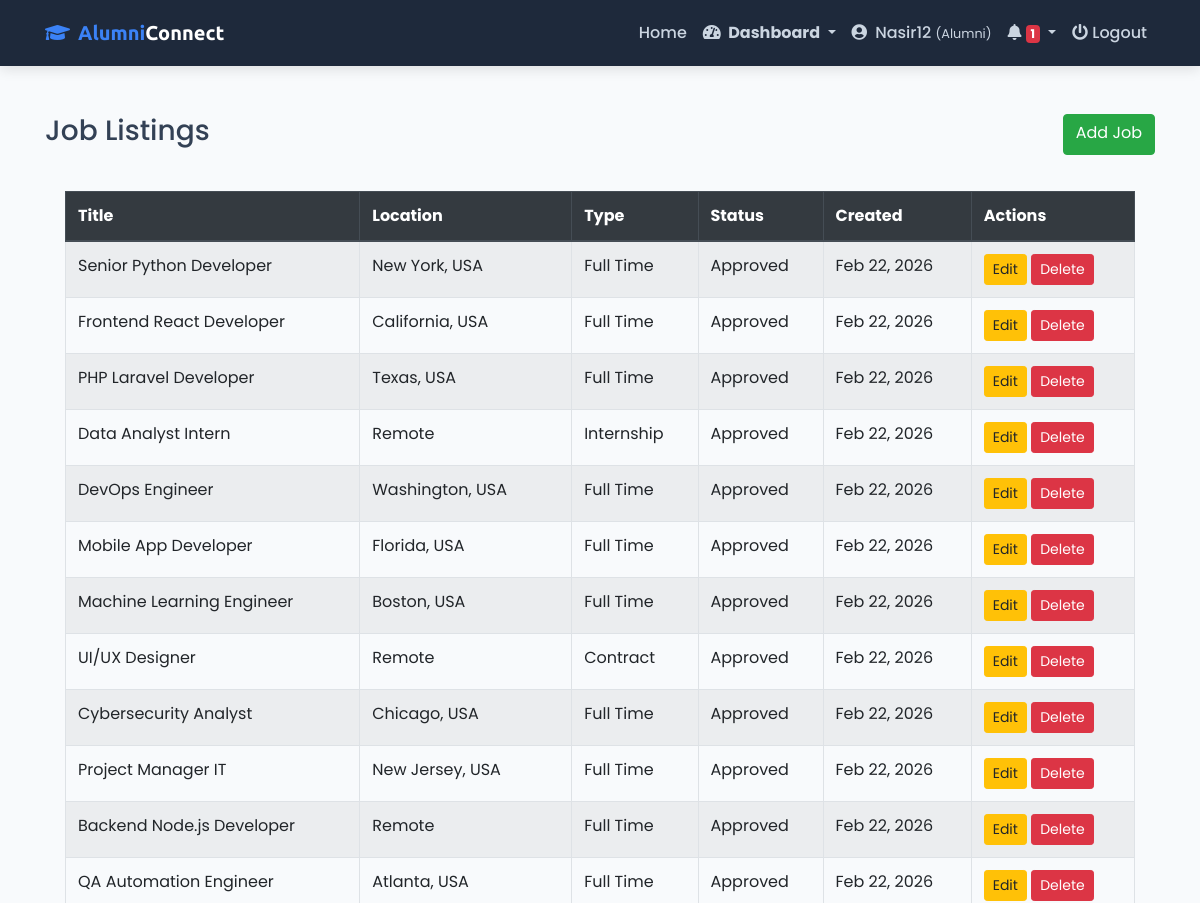
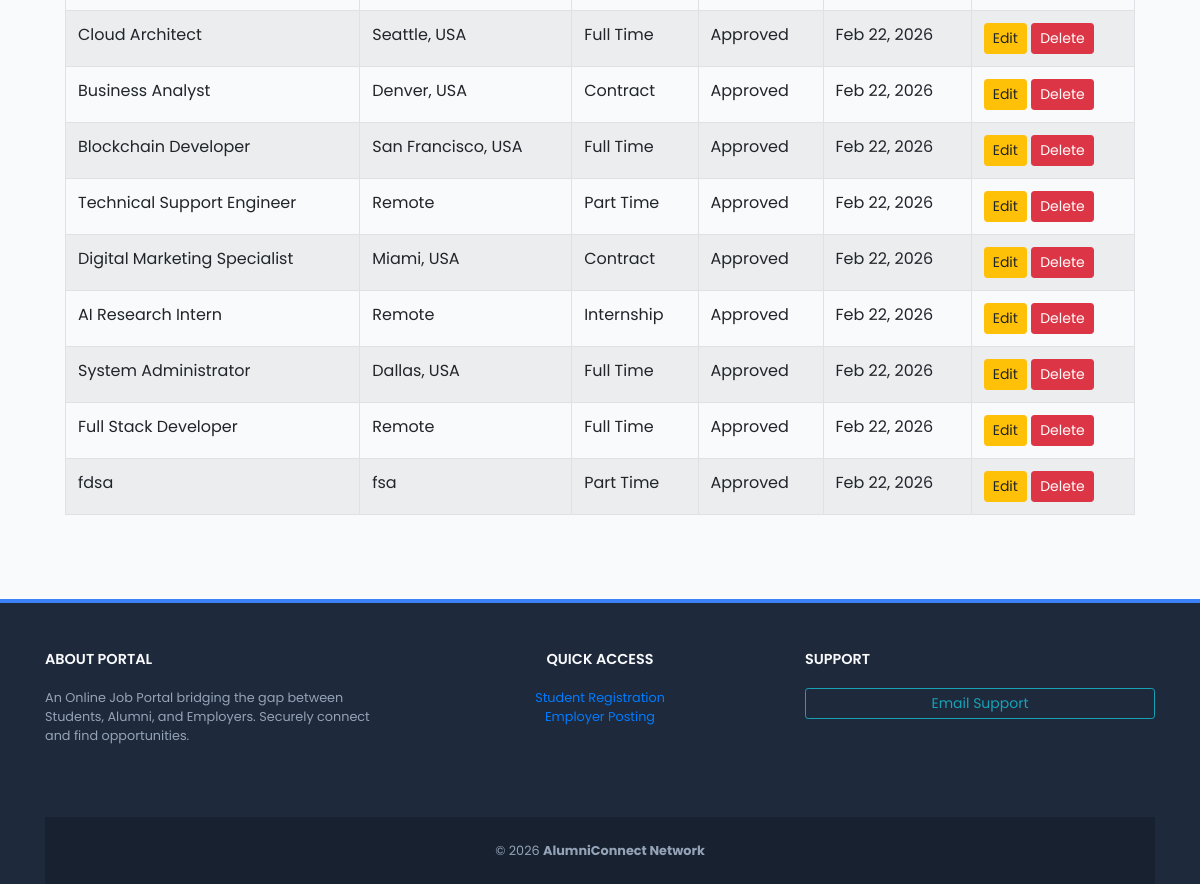
Screenshot of /jobs/view/ (signed in) with the database file from the repository (2 pictures, top to bottom).
### myapp/models.py (models this page shows, shortened)
class RegisteredUsers(models.Model):
    STATUS_CHOICES = (
        ('active', 'Active'),
        ('inactive', 'Inactive'),
    )
    ROLE_CHOICES = (
        ('alumni', 'Alumni'),
        ('student', 'Student'),
        ('employer', 'Employer'),
    )
    user_id = models.AutoField(primary_key=True)
    username = models.CharField(max_length=150, unique=True)
    email = models.EmailField(unique=True)
    password = models.CharField(max_length=255)
    full_name = models.CharField(max_length=150, blank=True, null=True)
    role = models.CharField(
        max_length=10,
        choices=ROLE_CHOICES,
        default='student'
    )
    gender = models.CharField(
        max_length=10,
        choices=[('Male', 'Male'), ('Female', 'Female'), ('Other', 'Other')],
        blank=True,
        null=True
    )
    status = models.CharField(max_length=10, choices=STATUS_CHOICES, default='inactive')
    created_at = models.DateTimeField(auto_now_add=True)
    updated_at = models.DateTimeField(auto_now=True)

class Job(models.Model):
    JOB_TYPE_CHOICES = (
        ('full_time', 'Full Time'),
        ('part_time', 'Part Time'),
        ('internship', 'Internship'),
        ('contract', 'Contract'),
    )
    STATUS_CHOICES = (
        ('pending', 'Pending'),
        ('approved', 'Approved'),
        ('rejected', 'Rejected'),
    )
    employer = models.ForeignKey(
        RegisteredUsers,
        on_delete=models.CASCADE,
        limit_choices_to={'role__in': ['employer', 'alumni']},
        related_name='jobs'
    )
    title = models.CharField(max_length=255)
    description = models.TextField()
    location = models.CharField(max_length=255)
    salary_min = models.DecimalField(max_digits=10, decimal_places=2, blank=True, null=True)
    salary_max = models.DecimalField(max_digits=10, decimal_places=2, blank=True, null=True)
    job_type = models.CharField(max_length=20, choices=JOB_TYPE_CHOICES)
    category = models.CharField(max_length=255)
    skills_required = models.TextField(help_text="Comma separated skills")
    status = models.CharField(max_length=20, choices=STATUS_CHOICES, default='pending')
    created_at = models.DateTimeField(auto_now_add=True)

### myapp/views.py (the view)
# urls.py: path('jobs/view/', views.job_list, name='job_list'),
def job_list(request):
    user = get_logged_in_user(request)
    if not user:
        return redirect('login')
    if user.role in ['employer', 'alumni']:
        jobs = Job.objects.filter(employer=user)
    else:
        jobs = Job.objects.filter(status='approved')
    return render(request, 'job_list.html', {'jobs': jobs})

### myapp/views.py (called while the page is built)
def get_logged_in_user(request):
    user_id = request.session.get('user_id')
    if not user_id:
        return None
    return RegisteredUsers.objects.filter(user_id=user_id).first()

### templates/job_list.html (shortened to what this page needs)
{% extends "base.html" %}
{% block content %}
<div class="container my-5">
    <div class="d-flex justify-content-between mb-3">
        <h3>Job Listings</h3>
        {% if request.session.role == 'employer' or request.session.role == 'alumni' %}
            <a href="{% url 'job_create' %}" class="btn btn-success">Add Job</a>
        {% endif %}
    </div>
        <div class="card-body table-responsive">
            <table class="table table-bordered table-striped">
                <thead class="thead-dark">
                    <tr>
                        <th>Title</th>
                        <th>Location</th>
                        <th>Type</th>
                        <th>Status</th>
                        <th>Created</th>
                        {% if request.session.role == 'employer' or request.session.role == 'alumni' %}
                            <th>Actions</th>
                        {% endif %}
                    </tr>
                </thead>
                <tbody>
                    {% for job in jobs %}
                    <tr>
                        <td>{{ job.title }}</td>
                        <td>{{ job.location }}</td>
                        <td>{{ job.get_job_type_display }}</td>
                        <td>{{ job.get_status_display }}</td>
                        <td>{{ job.created_at|date:"M d, Y" }}</td>
                        {% if request.session.role == 'employer' or request.session.role == 'alumni' %}
                        <td>
                            <a href="{% url 'job_update' job.id %}" class="btn btn-sm btn-warning">Edit</a>
                            <a href="{% url 'job_delete' job.id %}" class="btn btn-sm btn-danger">Delete</a>
                        </td>
                        {% endif %}
                    </tr>
                    {% empty %}
                    <tr>
                        <td colspan="6" class="text-center">No Jobs Found</td>
                    </tr>
                    {% endfor %}
                </tbody>
            </table>
        </div>
    </div>
{% endblock %}

### templates/base.html (shortened to what this page needs)
<!DOCTYPE html>
<html lang="en">
<head>
    <link rel="stylesheet" href="https://stackpath.bootstrapcdn.com/bootstrap/4.5.2/css/bootstrap.min.css">
    <link rel="stylesheet" href="https://cdnjs.cloudflare.com/ajax/libs/font-awesome/5.15.4/css/all.min.css">
</head>
<body>
<nav class="navbar navbar-expand-lg navbar-dark sticky-top">
    <div class="container">
        <a class="navbar-brand" href="{% url 'index' %}">
            <i class="fas fa-graduation-cap mr-2"></i>Alumni<span class="text-white">Connect</span>
        </a>
        <div class="collapse navbar-collapse" id="mainNav">
            <ul class="navbar-nav ml-auto">
                <li class="nav-item"><a class="nav-link" href="{% url 'index' %}">Home</a></li>
                {% if request.session.user_id %}
                <li class="nav-item dropdown">
                    <a class="nav-link dropdown-toggle font-weight-bold text-white" href="#" id="roleDropdown" role="button" data-toggle="dropdown" aria-haspopup="true" aria-expanded="false">
                        <i class="fas fa-tachometer-alt mr-1"></i> Dashboard
                    </a>
                </li>
                <li class="nav-item">
                    <a class="nav-link text-info" href="{% url 'update_profile' %}">
                        <i class="fas fa-user-circle mr-1"></i> {{ request.session.username }}
                        <span class="small">({{ request.session.role|capfirst }})</span>
                    </a>
                </li>
                <li class="nav-item dropdown">
    <a class="nav-link dropdown-toggle text-warning" href="#" id="notificationDropdown" role="button" data-toggle="dropdown" aria-haspopup="true" aria-expanded="false">
        <i class="fas fa-bell"></i>
        <span class="badge badge-danger" id="notification-count">0</span>
    </a>
</li>
                <li class="nav-item">
                    <a class="nav-link text-danger" href="{% url 'logout' %}">
                        <i class="fas fa-power-off"></i> Logout
                    </a>
                </li>
                {% else %}
                <li class="nav-item"><a class="nav-link" href="{% url 'login' %}">Login</a></li>
                <li class="nav-item"><a class="nav-link" href="{% url 'register' %}">Register</a></li>
                {% endif %}
            </ul>
        </div>
    </div>
</nav>
    {% block content %}{% endblock %}
    <footer>
        <div class="container">
            <div class="row">
                <div class="col-lg-4 mb-4">
                    <h5 class="footer-heading">About Portal</h5>
                    <p class="small">An Online Job Portal bridging the gap between Students, Alumni, and Employers.
                        Securely connect and find opportunities.</p>
                </div>
                <div class="col-lg-4 mb-4 text-center">
                    <h5 class="footer-heading">Quick Access</h5>
                    <ul class="list-unstyled small">
                        <li><a href="{% url 'register' %}">Student Registration</a></li>
                        <li><a href="{% url 'register' %}">Employer Posting</a></li>
                    </ul>
                </div>
                <div class="col-lg-4 mb-4">
                    <h5 class="footer-heading">Support</h5>
                    <a href="mailto:support@alumniconnect.com" class="btn btn-outline-info btn-sm btn-block">Email
                        Support</a>
                </div>
            </div>
            <div class="footer-bottom text-center">
                <p class="mb-0 small">&copy; {% now "Y" %} <strong>AlumniConnect Network</strong></p>
            </div>
        </div>
    </footer>
</body>
</html>

### templates/base.html (style rules this page uses)
:root { --primary-color: #1e293b; --accent-color: #3b82f6; --light-bg: #f8fafc; }
body { font-family: 'Poppins', sans-serif; background-color: var(--light-bg); color: #334155; display: flex; flex-direction: column; min-height: 100vh; }
.navbar { background: var(--primary-color) !important; padding: 0.8rem 1rem; box-shadow: 0 4px 12px rgba(0, 0, 0, 0.1); }
.navbar-brand { font-family: 'Ubuntu', sans-serif; font-weight: 700; color: var(--accent-color) !important; }
.nav-link { font-weight: 500; color: #cbd5e1 !important; transition: 0.3s; }
footer { background: var(--primary-color); color: #94a3b8; padding-top: 3rem; margin-top: auto; border-top: 4px solid var(--accent-color); }
.footer-heading { color: #f8fafc; font-weight: 600; text-transform: uppercase; font-size: 0.9rem; margin-bottom: 1.2rem; }
.footer-bottom { background: rgba(0, 0, 0, 0.2); padding: 1.5rem 0; margin-top: 2rem; }

### rows the page displays
RegisteredUsers: session.username "Nasir12", session.role "Alumni"
Job: title "Senior Python Developer", location "New York, USA", job_type "Full Time", status "Approved", created_at "Feb 22, 2026"
Job: title "Frontend React Developer", location "California, USA", job_type "Full Time", status "Approved", created_at "Feb 22, 2026"
Job: title "PHP Laravel Developer", location "Texas, USA", job_type "Full Time", status "Approved", created_at "Feb 22, 2026"
Job: title "Data Analyst Intern", location "Remote", job_type "Internship", status "Approved", created_at "Feb 22, 2026"
Job: title "DevOps Engineer", location "Washington, USA", job_type "Full Time", status "Approved", created_at "Feb 22, 2026"
Job: title "Mobile App Developer", location "Florida, USA", job_type "Full Time", status "Approved", created_at "Feb 22, 2026"
Job: title "Machine Learning Engineer", location "Boston, USA", job_type "Full Time", status "Approved", created_at "Feb 22, 2026"
Job: title "UI/UX Designer", location "Remote", job_type "Contract", status "Approved", created_at "Feb 22, 2026"
Job: title "Cybersecurity Analyst", location "Chicago, USA", job_type "Full Time", status "Approved", created_at "Feb 22, 2026"
Job: title "Project Manager IT", location "New Jersey, USA", job_type "Full Time", status "Approved", created_at "Feb 22, 2026"
Job: title "Backend Node.js Developer", location "Remote", job_type "Full Time", status "Approved", created_at "Feb 22, 2026"
Job: title "QA Automation Engineer", location "Atlanta, USA", job_type "Full Time", status "Approved", created_at "Feb 22, 2026"
Job: title "Cloud Architect", location "Seattle, USA", job_type "Full Time", status "Approved", created_at "Feb 22, 2026"
Job: title "Business Analyst", location "Denver, USA", job_type "Contract", status "Approved", created_at "Feb 22, 2026"
Job: title "Blockchain Developer", location "San Francisco, USA", job_type "Full Time", status "Approved", created_at "Feb 22, 2026"
Job: title "Technical Support Engineer", location "Remote", job_type "Part Time", status "Approved", created_at "Feb 22, 2026"
Job: title "Digital Marketing Specialist", location "Miami, USA", job_type "Contract", status "Approved", created_at "Feb 22, 2026"
Job: title "AI Research Intern", location "Remote", job_type "Internship", status "Approved", created_at "Feb 22, 2026"
Job: title "System Administrator", location "Dallas, USA", job_type "Full Time", status "Approved", created_at "Feb 22, 2026"
Job: title "Full Stack Developer", location "Remote", job_type "Full Time", status "Approved", created_at "Feb 22, 2026"
Job: title "fdsa", location "fsa", job_type "Part Time", status "Approved", created_at "Feb 22, 2026"
